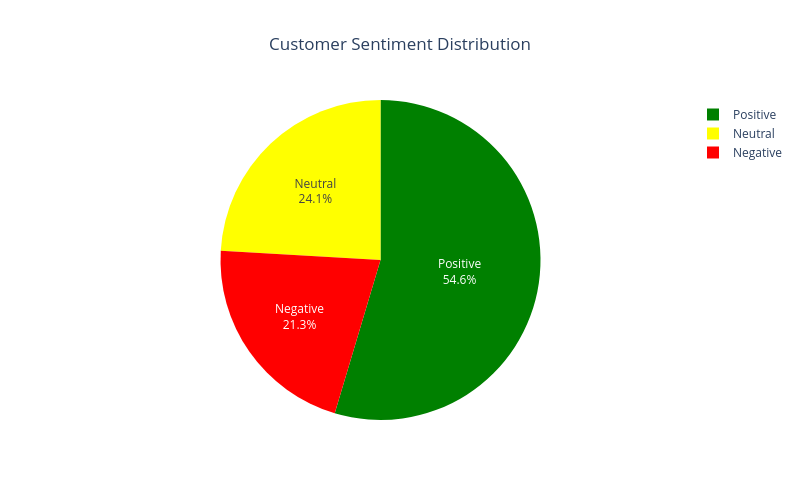

This figure's notebook cell:
### Markdown cell above
### Visualize the sentments column:

### Code cell
sentiment_count = global_mobile_review_eda_df['sentiment'].value_counts().sort_index().reset_index()

print(sentiment_count)

sentiment_count.columns = ["sentiment", "count"]

fig = px.pie(
                sentiment_count,
                names="sentiment",
                values="count",
                title="Customer Sentiment Distribution",
                color="sentiment",
                color_discrete_map={
                    "Negative": "red",
                    "Neutral": "yellow",
                    "Positive": "green"
                }
)
fig.update_layout( 
                    height = 500,
                    width = 800,
                    title_x = 0.5
)
fig.update_traces( textinfo="percent+label" )
fig.show()

joblib.dump(fig, r"C:\Users\jagad\Documents\my_classes\Tasks\mini_project_4-global_mobile_reviews\models\customer_sentiment_distribution.pkl")
print("customer sentiment distribution saved successfully!")

### Figure 1 — Plotly figure (JSON) as saved in the notebook; plotly's stock layout.template omitted (floating-point values rounded to 4 significant figures)
{"data": [{"customdata": [["Negative"], ["Neutral"], ["Positive"]], "domain": {"x": [0, 1], "y": [0, 1]}, "hovertemplate": "sentiment=%{customdata[0]}<br>count=%{value}<extra></extra>", "labels": ["Negative", "Neutral", "Positive"], "legendgroup": "", "marker": {"colors": ["red", "yellow", "green"]}, "name": "", "showlegend": true, "textinfo": "percent+label", "type": "pie", "values": [10656, 12035, 27309]}], "layout": {"height": 500, "legend": {"tracegroupgap": 0}, "title": {"text": "Customer Sentiment Distribution", "x": 0.5}, "width": 800}}
